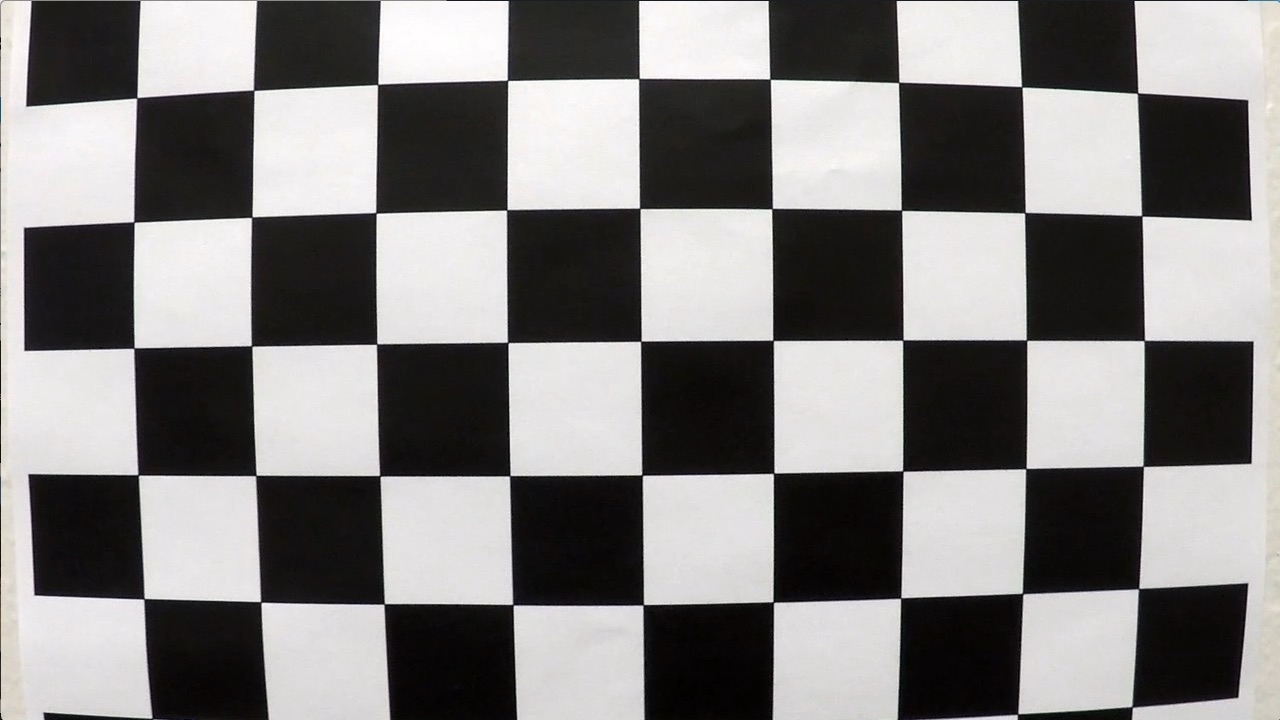
#> input picture P4-Advanced-Lane_Lines/camera_cal/calibration1.jpg, 1280 x 720 px; its folder holds 5 pictures in this run
$ jupyter execute --allow-errors camera_calibration.ipynb   (shell and % lines are left out)
#> lines starting #> are read from the running program, lines starting #| are printed output that depends on the picture; after the words box and inside, x2 and y2 are one past the last pixel; in counts of white or black regions, pixels touching at a corner belong together
## 1. Camera Calibration

[cell 1]
# Camera Calibration
import numpy as np
import cv2
import glob
import matplotlib.pyplot as plt

row = 6
col = 9

# prepare object points, like (0,0,0), (1,0,0), (2,0,0) ...., (6,5,0)
objp = np.zeros((row*col, 3), np.float32)
objp[:, :2] = np.mgrid[0:col, 0:row].T.reshape(-1, 2)

# Arrays to store object points and image points from all the images.
objpoints = [] # 3d points in real world space
imgpoints = [] # 2d points in image plane.

# Make a list of calibration images
images = glob.glob('./camera_cal/calibration*.jpg')

# Step through the list and search for chessboard corners
for fname in images:
    img = cv2.imread(fname)
#> img is the input picture: shape (720, 1280, 3); mean B, G, R 127.8, 128.4, 130.1
    gray = cv2.cvtColor(img,cv2.COLOR_BGR2GRAY)

    # Find the chessboard corners
    ret, corners = cv2.findChessboardCorners(gray, (col, row), None)
#> ret = False; corners = None

    # If found, add object points, image points
    if ret == True:
        objpoints.append(objp)
        imgpoints.append(corners)

        # Draw and display the corners
        img = cv2.drawChessboardCorners(img, (col, row), corners, ret)
        cv2.imshow('img',img)
        cv2.waitKey(500)
#> pass 2 of the loop `for fname in images:`:
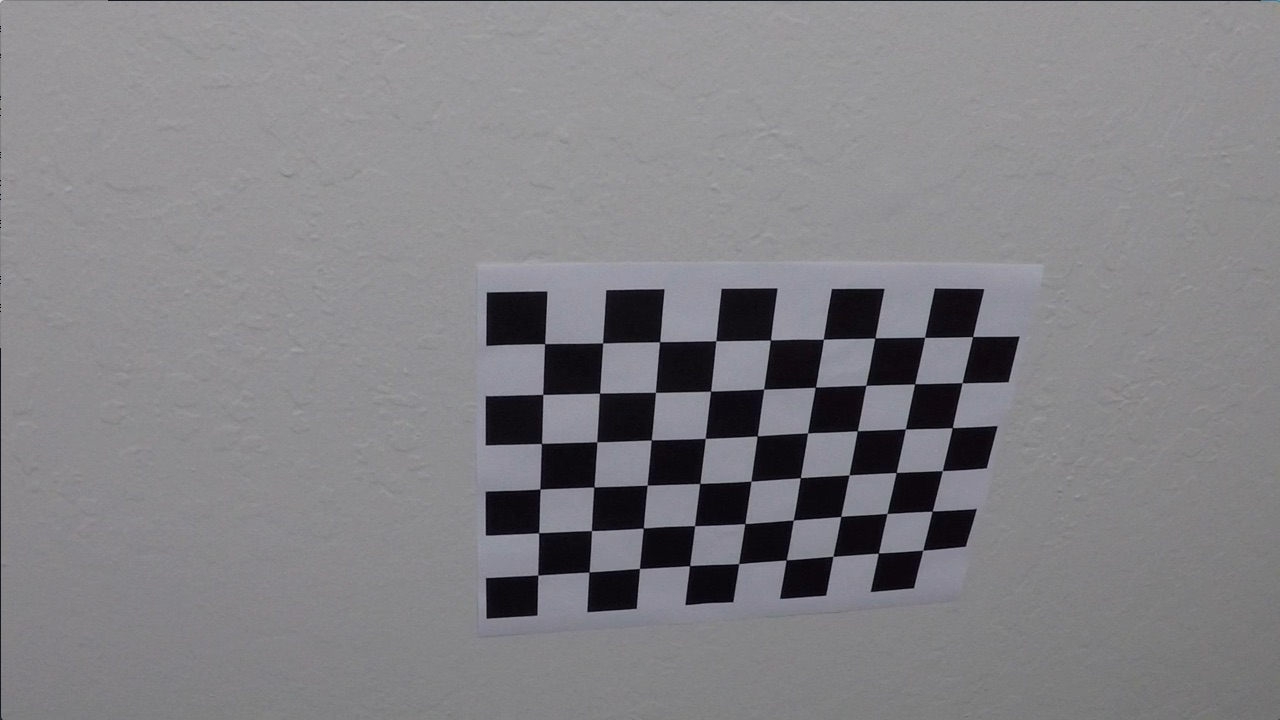
#> input picture P4-Advanced-Lane_Lines/camera_cal/calibration10.jpg, 1280 x 720 px
#> img is the input picture: shape (720, 1280, 3); mean B, G, R 133.1, 129.4, 130.2
#> ret = True; corners = 54 rows, first 8: [545.3, 343.1], [602.7, 342.8], [660.1, 341.3], [715.8, 340.7], [770.6, 340], [823.5, 339.2], [874.3, 338.5], [925.1, 337.4]
#> `img = cv2.drawChessboardCorners(img, (col, row), corners, ret)`:
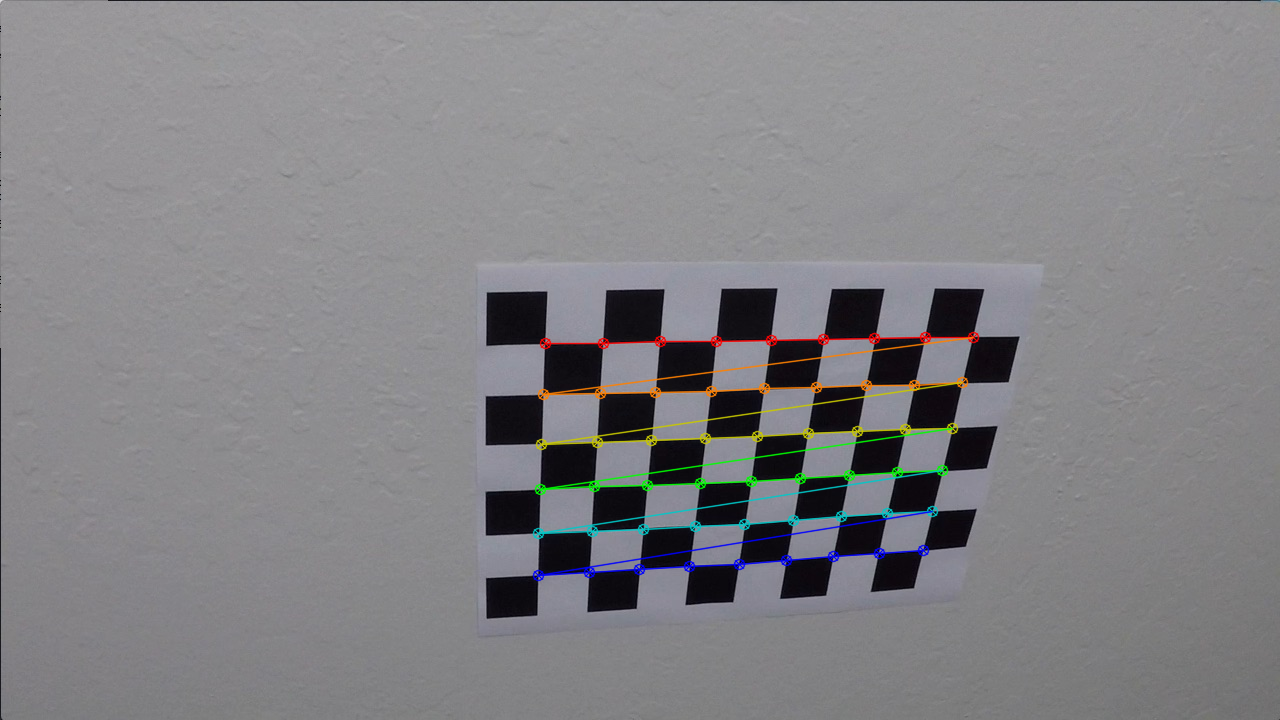
#> img: shape (720, 1280, 3); 1.91% of pixels changed, all inside (x1, y1, x2, y2) = (532, 331, 980, 582)
#> pass 3 of the loop `for fname in images:`:
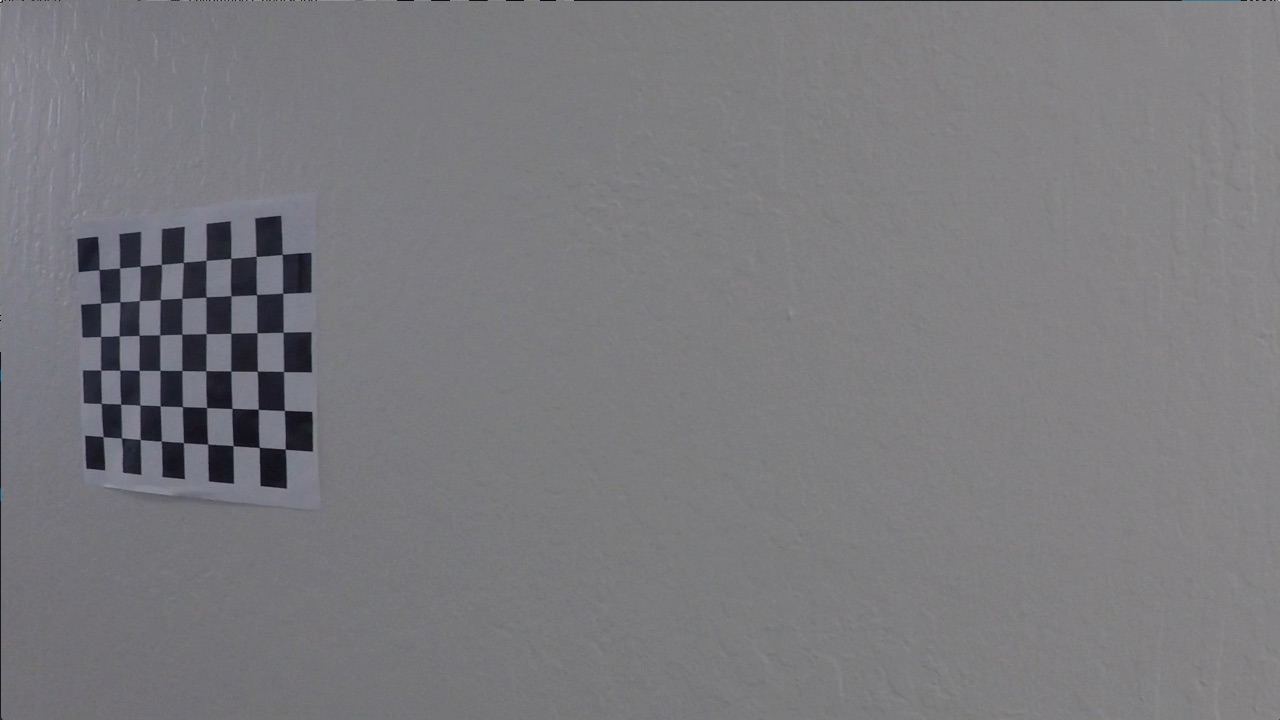
#> input picture P4-Advanced-Lane_Lines/camera_cal/calibration11.jpg, 1280 x 720 px
#> img is the input picture: shape (720, 1280, 3); mean B, G, R 125.2, 121.7, 122.2
#> corners = 54 rows, first 8: [99.22, 269.6], [119.6, 268], [140.1, 266.1], [161.3, 264.5], [183.3, 262.5], [206.1, 260.3], [230.7, 258.2], [256.2, 256.3]
#> `img = cv2.drawChessboardCorners(img, (col, row), corners, ret)`:
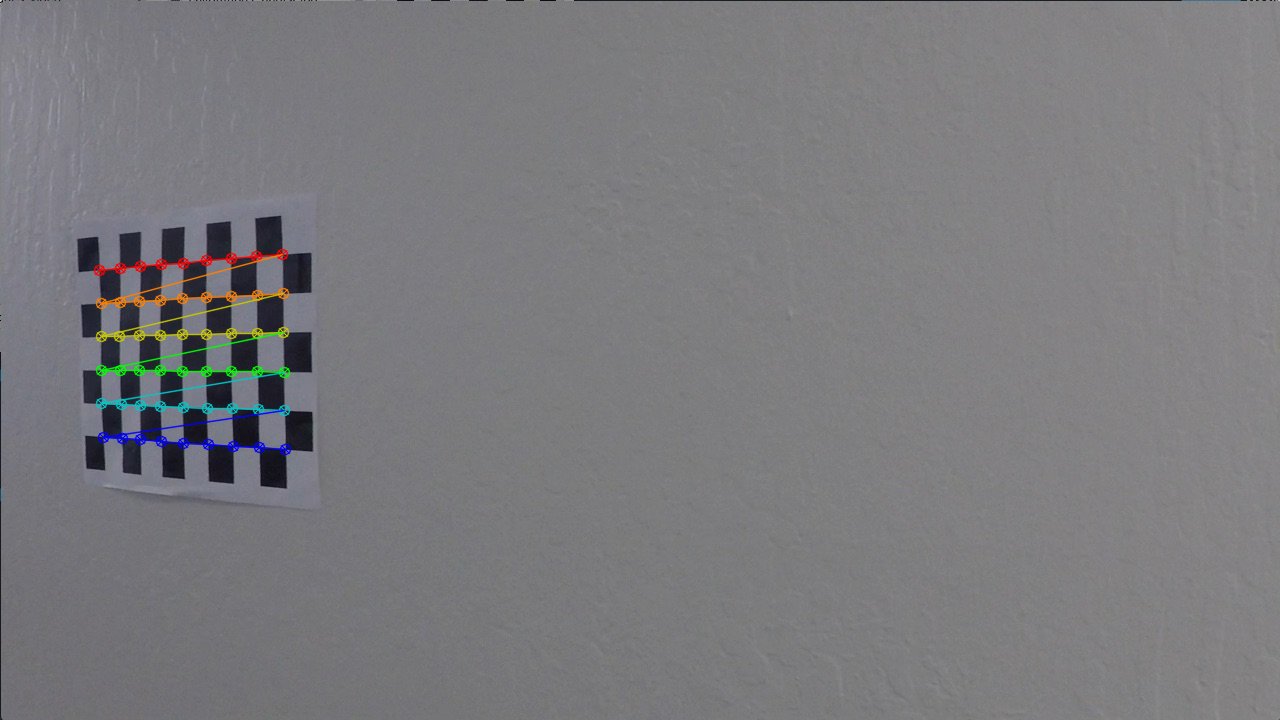
#> img: shape (720, 1280, 3); 1.11% of pixels changed, all inside (x1, y1, x2, y2) = (93, 248, 292, 456)
#> the loop made 5 passes; the first 3 are shown

cv2.destroyAllWindows()

[cell 2]
assert len(objpoints) == len(imgpoints)

[cell 3]
# Test undistortion on an image

import pickle

test_image = './camera_cal/calibration3.jpg'

img = cv2.imread(test_image)
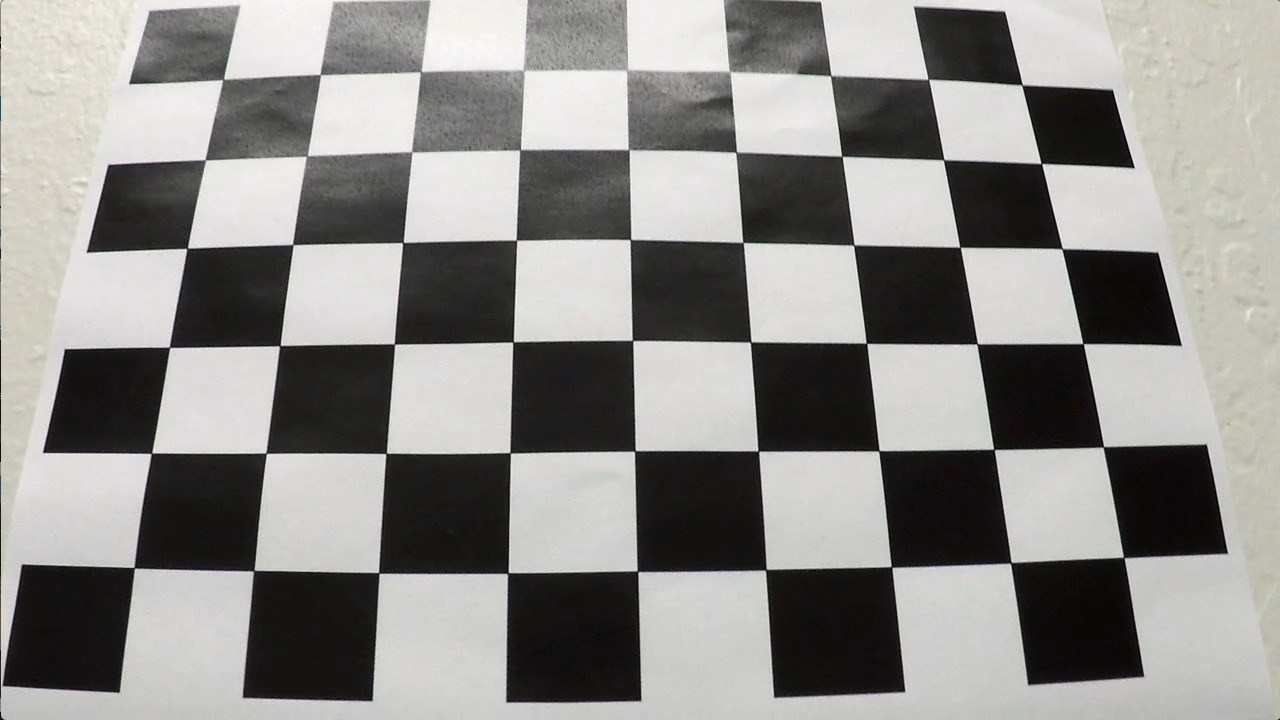
#> input picture P4-Advanced-Lane_Lines/camera_cal/calibration3.jpg, 1280 x 720 px
#> img is the input picture: shape (720, 1280, 3); mean B, G, R 138.1, 141, 141.8
img_size = (img.shape[1], img.shape[0])
#> img_size = (1280, 720)

# Do camera calibration given object points and image points
ret, mtx, dist, rvecs, tvecs = cv2.calibrateCamera(objpoints, imgpoints, img_size, None, None)

dst = cv2.undistort(img, mtx, dist, None, mtx)
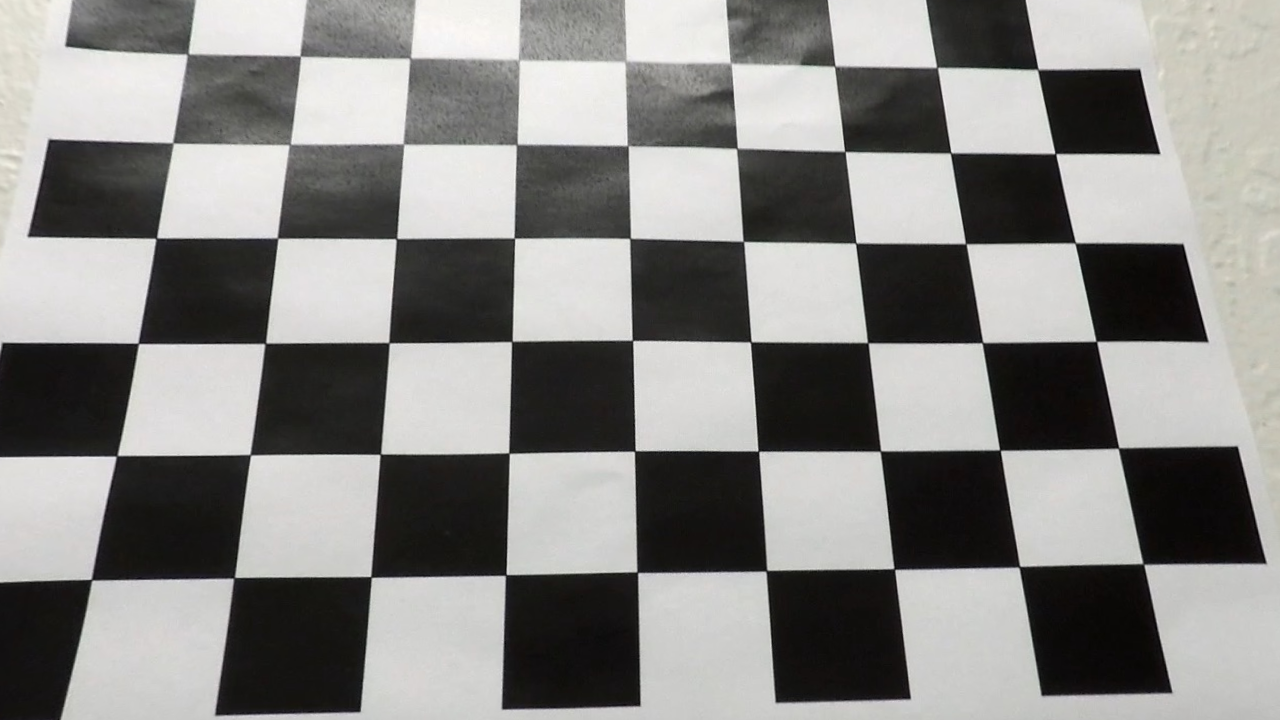
#> dst: shape (720, 1280, 3); mean B, G, R 132.7, 134.9, 135.7
dst = cv2.cvtColor(dst, cv2.COLOR_BGR2RGB)

# Visualize undistortion
f, (ax1, ax2) = plt.subplots(1, 2, figsize=(20,10))
ax1.imshow(img)
ax1.set_title('Original Image', fontsize=30)
ax2.imshow(dst)
ax2.set_title('Undistorted Image', fontsize=30)
plt.show()
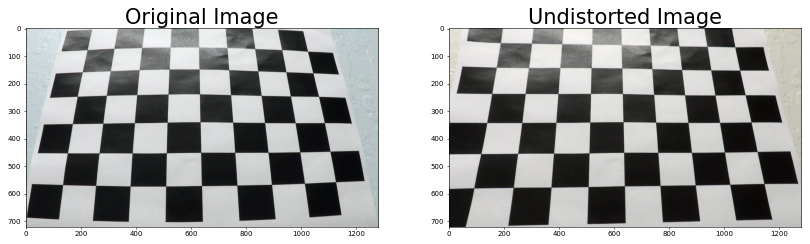
#> figure drawn by matplotlib, 2 panels; B, G, R data is drawn as R, G, B
